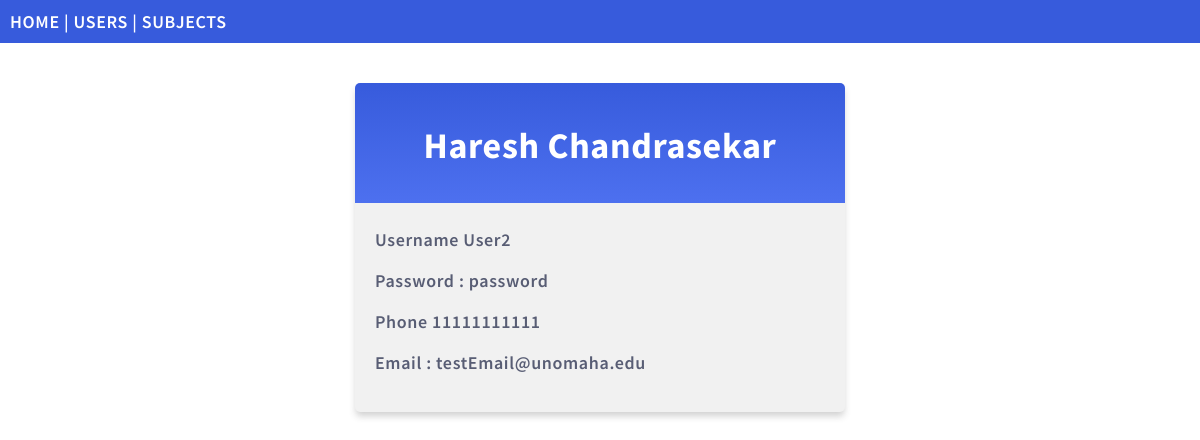
/users/userDetails/3, run on the app's committed database.
### users/models.py (models this page shows, shortened)
class User(models.Model):
    firstName = models.CharField('First Name', max_length=50)
    lastName = models.CharField('Last Name', max_length=50)
    email = models.EmailField('Email', null=True, blank=True)
    phone = models.CharField('Phone Number', null=True, blank=True, max_length = 12)
    username = models.CharField("Username", max_length = 75)
    password = models.CharField("Password", max_length = 75)

### users/views.py (the view)
# urls.py: path('users/userDetails/<int:id>', views.userDetails, name="User Details"),
def userDetails(request, id):
    myuser = User.objects.get(id = id)
    template = loader.get_template('user_details.html')
    context = {
        'myuser': myuser,
    }
    return HttpResponse(template.render(context, request))

### users/templates/user_details.html (shortened to what this page needs)
{% extends "master.html" %}
{% block content %}
  <div class = "mycard">
    <h1>{{ myuser.firstName }} {{ myuser.lastName }}</h1>
    <p>Username {{ myuser.username }}</p>
    <p>Password : {{ myuser.password }}</p>
    <p>Phone {{ myuser.phone }}</p>
    <p>Email : {{ myuser.email }}</p>
  </div>
{% endblock %}

### users/static/myfirst.css (style rules this page uses)
body { margin:0; font: 600 18px 'Source Sans Pro', sans-serif; letter-spacing: 0.64px; color: #585d74; }
.mycard { background-color: #f1f1f1; background-image: linear-gradient(to bottom, #375BDC, #4D70EF); background-size: 100% 120px; background-repeat: no-repeat; margin: 40px auto; width: 450px; border-radius: 5px; box-shadow: 0 5px 7px -1px rgba(51, 51, 51, 0.23); padding: 20px; }
.mycard h1 { text-align: center; color:#ffffff; margin:20px 0 60px 0; }

### data on the page
User: firstName "Haresh", lastName "Chandrasekar", username "User2", password "password", phone "11111111111", email "testEmail@unomaha.edu"
